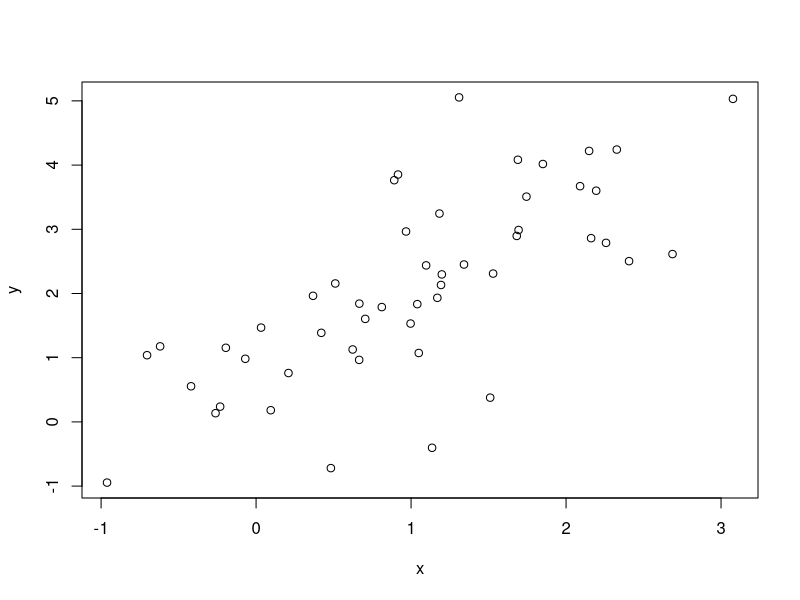
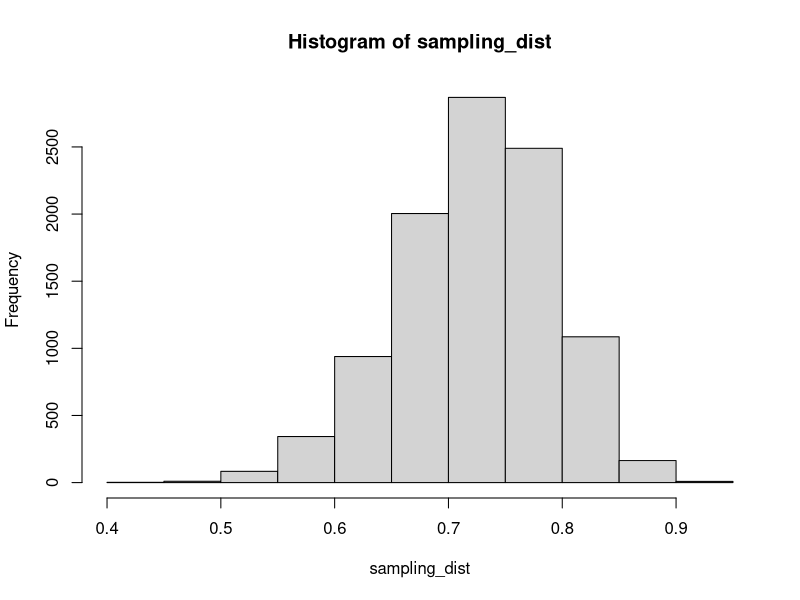

Write the R code that produced these figures, in order.
x <- rnorm(50, 1, 1)
y <- x + rnorm(50, 1, 1)
plot(x, y)
cor(x, y)
1/sqrt(2)

cor.test(x, y)
my_dat <- data.frame(x = x, y = y)
my_dat
sampling_dist <- replicate(10000, {
  boot_sample <- my_dat[sample(1:50, 
                               replace = TRUE), ]  
  cor(boot_sample$x, boot_sample$y)
})
quantile(sampling_dist, c(.025, .975))
cor.test(x, y)
hist(sampling_dist)
